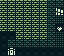

Tiled map render using the project's own tile images. Description and the whole map definition, tile-layer contents included, below:
An orthogonal 8x7 tile map with 8x8 px tiles, 1 tile layer (Tile Layer 1).

<map version="1.5" tiledversion="1.6.0" orientation="orthogonal" renderorder="right-down" width="8" height="7" tilewidth="8" tileheight="8" infinite="0" nextlayerid="2" nextobjectid="1">
 <tileset firstgid="1" source="bg.tsx" />
 <layer id="1" name="Tile Layer 1" width="8" height="7">
  <data encoding="csv">
3,3,3,3,3,3,72,72,
3,3,3,3,3,3,72,15,
3,3,3,3,3,3,72,9,
3,3,3,3,3,3,72,73,
2,2,3,3,3,3,72,9,
2,72,72,72,72,72,72,9,
2,64,2,2,2,2,2,2
</data>
 </layer>
</map>
